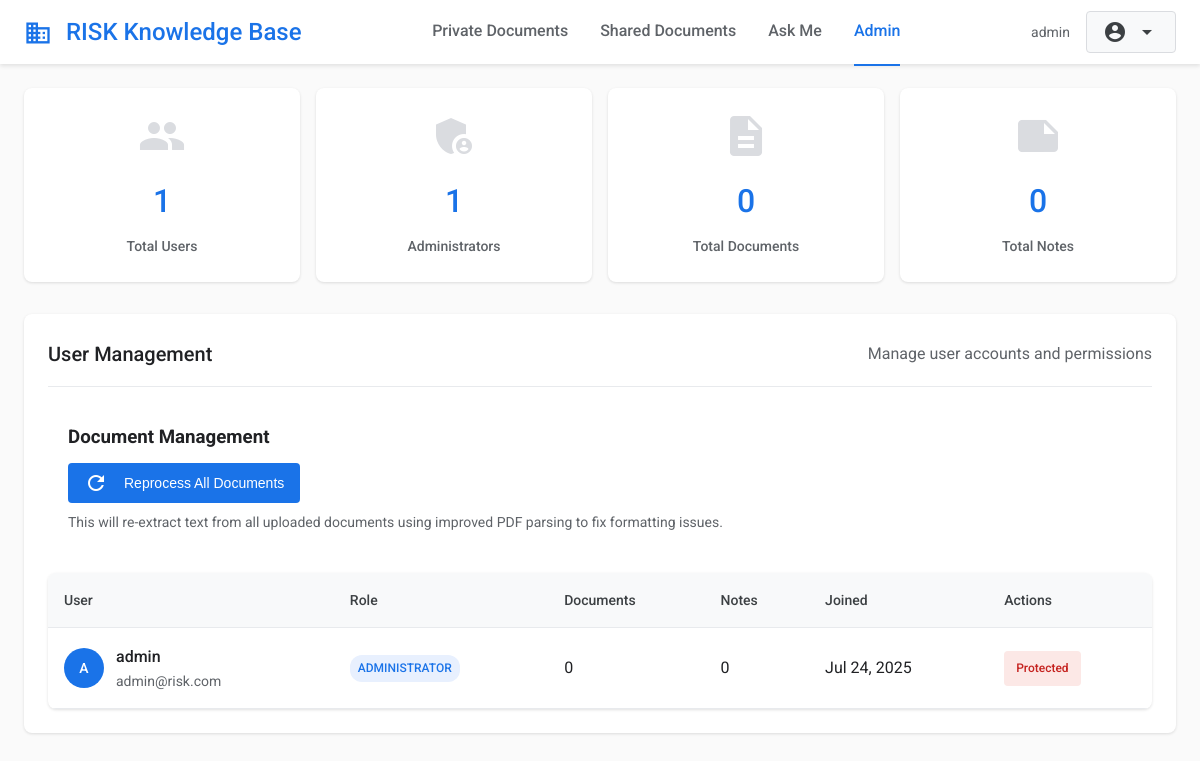
Page /admin (signed in) on the earlier database version.
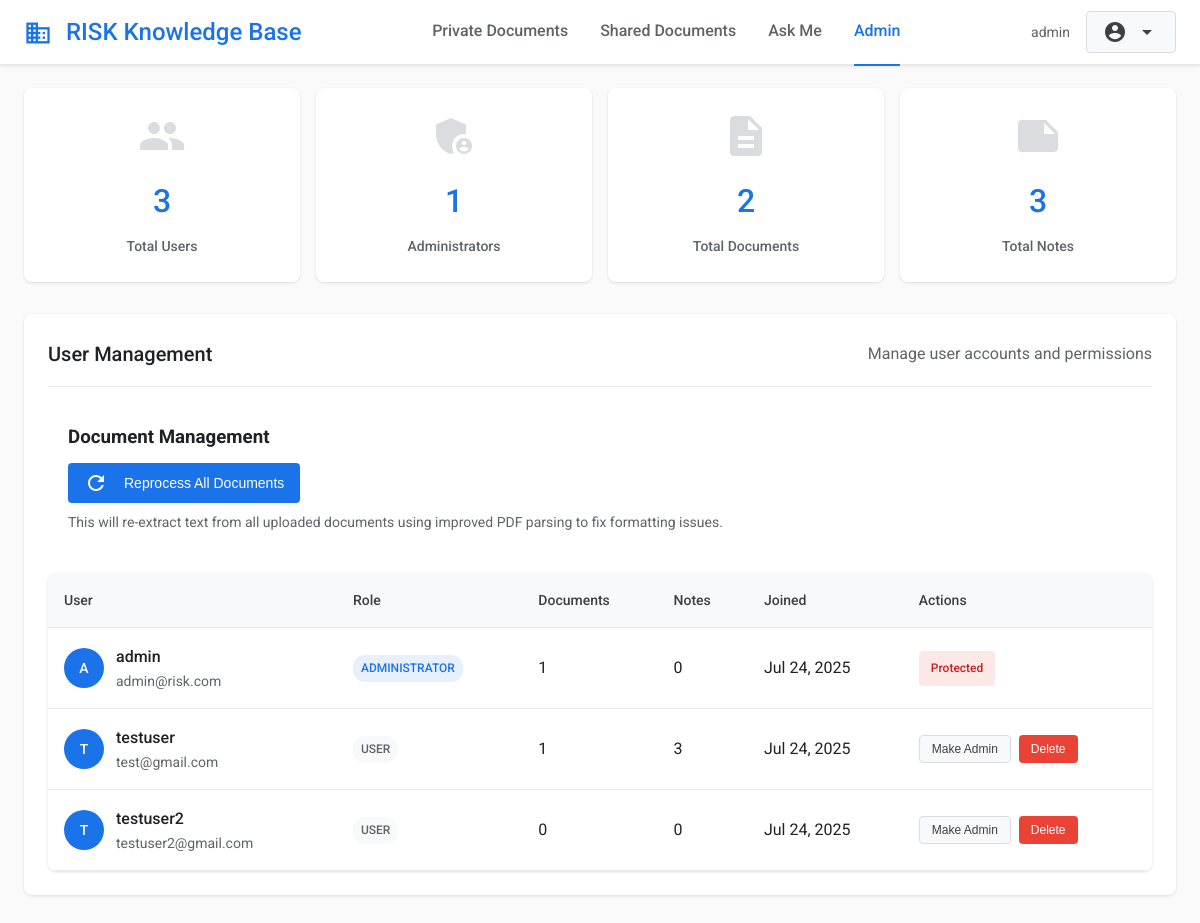
Same page on the later database version.
### app.py (models this page shows, shortened)
class User(UserMixin, db.Model):
    id = db.Column(db.Integer, primary_key=True)
    username = db.Column(db.String(20), unique=True, nullable=False)
    email = db.Column(db.String(120), unique=True, nullable=False)
    password_hash = db.Column(db.String(80), nullable=False)
    is_admin = db.Column(db.Boolean, default=False)
    created_at = db.Column(db.DateTime, default=datetime.utcnow)

### app.py (the view)
@app.route('/admin')
@login_required
def admin():
    if not current_user.is_admin:
        flash('Access denied. Admin privileges required.')
        return redirect(url_for('private_documents'))
    users = User.query.all()
    total_users = len(users)
    total_admins = sum(1 for user in users if user.is_admin)
    total_documents = sum(len(user.documents) for user in users)
    total_notes = sum(len(user.notes) for user in users)
    return render_template('admin.html',
                         users=users,
                         total_users=total_users,
                         total_admins=total_admins,
                         total_documents=total_documents,
                         total_notes=total_notes)

### app.py (called while the page is built)
@login_manager.user_loader
def load_user(user_id):
    return User.query.get(int(user_id))

### templates/admin.html (shortened to what this page needs)
{% extends "base.html" %}
{% block content %}
<div class="stats-grid">
    <div class="stat-card">
        <div class="stat-icon material-icons">people</div>
        <div class="stat-value">{{ total_users }}</div>
        <div class="stat-label">Total Users</div>
    </div>
    <div class="stat-card">
        <div class="stat-icon material-icons">admin_panel_settings</div>
        <div class="stat-value">{{ total_admins }}</div>
        <div class="stat-label">Administrators</div>
    </div>
    <div class="stat-card">
        <div class="stat-icon material-icons">description</div>
        <div class="stat-value">{{ total_documents }}</div>
        <div class="stat-label">Total Documents</div>
    </div>
    <div class="stat-card">
        <div class="stat-icon material-icons">note</div>
        <div class="stat-value">{{ total_notes }}</div>
        <div class="stat-label">Total Notes</div>
    </div>
</div>
<div class="card">
    <div class="card-header">
        <h1 class="card-title">User Management</h1>
        <p style="color: #5f6368; margin: 0;">Manage user accounts and permissions</p>
    </div>
    <div class="card-body" style="padding: 20px;">
        <div style="margin-bottom: 20px;">
            <h3 style="margin-bottom: 10px;">Document Management</h3>
            <button class="btn btn-primary" onclick="reprocessDocuments()">
                <span class="material-icons" style="margin-right: 8px;">refresh</span>
                Reprocess All Documents
            </button>
            <p style="color: #5f6368; margin-top: 8px; font-size: 14px;">
                This will re-extract text from all uploaded documents using improved PDF parsing to fix formatting issues.
            </p>
        </div>
    </div>
    {% if users %}
    <table class="users-table">
        <thead>
            <tr>
                <th>User</th>
                <th>Role</th>
                <th>Documents</th>
                <th>Notes</th>
                <th>Joined</th>
                <th>Actions</th>
            </tr>
        </thead>
        <tbody>
            {% for user in users %}
            <tr>
                <td>
                    <div class="user-info">
                        <div class="user-avatar">{{ user.username[0].upper() }}</div>
                        <div class="user-details">
                            <h4>{{ user.username }}</h4>
                            <p>{{ user.email }}</p>
                        </div>
                    </div>
                </td>
                <td>
                    {% if user.is_admin %}
                        <span class="badge badge-admin">Administrator</span>
                    {% else %}
                        <span class="badge badge-user">User</span>
                    {% endif %}
                </td>
                <td>{{ user.documents|length }}</td>
                <td>{{ user.notes|length }}</td>
                <td>{{ user.created_at.strftime('%b %d, %Y') }}</td>
                <td>
                    <div class="action-buttons">
                        {% if user.username != 'admin' %}
                            <button class="btn btn-secondary btn-small"
                                    onclick="toggleAdminStatus({{ user.id }}, {{ user.is_admin|tojson }})">
                                {% if user.is_admin %}Remove Admin{% else %}Make Admin{% endif %}
                            </button>
                            <button class="btn btn-danger btn-small"
                                    onclick="showDeleteConfirmation({{ user.id }}, '{{ user.username }}')">
                                Delete
                            </button>
                        {% else %}
                            <span class="admin-protected">Protected</span>
                        {% endif %}
                    </div>
                </td>
            </tr>
            {% endfor %}
        </tbody>
    </table>
    {% else %}
    <div class="empty-state">
        <div class="material-icons">people</div>
        <h3>No users found</h3>
        <p>There are no users in the system</p>
    </div>
    {% endif %}
</div>
{% endblock %}

### templates/base.html (shortened to what this page needs)
<!DOCTYPE html>
<html lang="en">
<head>
</head>
<body>
    <header class="header">
        <div class="header-content">
            <a href="{{ url_for('index') }}" class="logo">
                <span class="material-icons" style="font-size: 28px; vertical-align: middle; margin-right: 8px;">business</span>
                RISK Knowledge Base
            </a>
            {% if current_user.is_authenticated %}
            <nav class="nav-tabs">
                <a href="{{ url_for('private_documents') }}"
                   class="nav-tab {% if request.endpoint == 'private_documents' %}active{% endif %}">
                    Private Documents
                </a>
                <a href="{{ url_for('shared_documents') }}"
                   class="nav-tab {% if request.endpoint == 'shared_documents' %}active{% endif %}">
                    Shared Documents
                </a>
                <a href="{{ url_for('ask_me') }}"
                   class="nav-tab {% if request.endpoint == 'ask_me' %}active{% endif %}">
                    Ask Me
                </a>
                {% if current_user.is_admin %}
                <a href="{{ url_for('admin') }}"
                   class="nav-tab {% if request.endpoint == 'admin' %}active{% endif %}">
                    Admin
                </a>
                {% endif %}
            </nav>
            <div class="user-menu">
                <span class="user-info">{{ current_user.username }}</span>
                <div class="dropdown">
                    <button class="btn btn-secondary">
                        <span class="material-icons">account_circle</span>
                        <span class="material-icons">arrow_drop_down</span>
                    </button>
                </div>
            </div>
            {% endif %}
        </div>
    </header>
    <main class="container">
        {% block content %}{% endblock %}
    </main>
</body>
</html>

### templates/base.html (style rules this page uses)
* { margin: 0; padding: 0; box-sizing: border-box; }
body { font-family: 'Roboto', sans-serif; background-color: #fafafa; color: #202124; line-height: 1.6; }
.header { background: #fff; box-shadow: 0 2px 4px rgba(0,0,0,0.1); padding: 0 24px; position: sticky; top: 0; z-index: 1000; }
.header-content { display: flex; align-items: center; justify-content: space-between; max-width: 1200px; margin: 0 auto; height: 64px; }
.logo { font-size: 24px; font-weight: 500; color: #1a73e8; text-decoration: none; }
.nav-tabs { display: flex; gap: 32px; }
.nav-tab { padding: 20px 0; text-decoration: none; color: #5f6368; font-weight: 500; border-bottom: 2px solid transparent; transition: all 0.2s ease; }
.nav-tab.active { color: #1a73e8; border-bottom-color: #1a73e8; }
.user-menu { display: flex; align-items: center; gap: 16px; }
.user-info { color: #5f6368; font-size: 14px; }
.btn { padding: 8px 16px; border: none; border-radius: 4px; cursor: pointer; font-weight: 500; text-decoration: none; display: inline-flex; align-items: center; gap: 8px; transition: all 0.2s ease; font-size: 14px; }
.btn-primary { background: #1a73e8; color: white; }
.btn-secondary { background: #f8f9fa; color: #3c4043; border: 1px solid #dadce0; }
.btn-danger { background: #ea4335; color: white; }
.container { max-width: 1200px; margin: 0 auto; padding: 24px; }
.card { background: white; border-radius: 8px; box-shadow: 0 1px 3px rgba(0,0,0,0.12); padding: 24px; margin-bottom: 24px; }
.card-header { display: flex; align-items: center; justify-content: space-between; margin-bottom: 16px; padding-bottom: 16px; border-bottom: 1px solid #e8eaed; }
.card-title { font-size: 20px; font-weight: 500; color: #202124; }
.material-icons { vertical-align: middle; }
.dropdown { position: relative; display: inline-block; }

### templates/admin.html (style rules this page uses)
.users-table { width: 100%; border-collapse: collapse; background: white; border-radius: 8px; overflow: hidden; box-shadow: 0 1px 3px rgba(0,0,0,0.12); }
.users-table th, .users-table td { padding: 16px; text-align: left; border-bottom: 1px solid #e8eaed; }
.users-table th { background: #f8f9fa; font-weight: 500; color: #3c4043; font-size: 14px; }
.users-table td { color: #202124; }
.user-avatar { width: 40px; height: 40px; border-radius: 50%; background: #1a73e8; color: white; display: flex; align-items: center; justify-content: center; font-weight: 500; margin-right: 12px; }
.user-info { display: flex; align-items: center; }
.user-details h4 { margin: 0; font-size: 16px; font-weight: 500; color: #202124; }
.user-details p { margin: 0; font-size: 14px; color: #5f6368; }
.badge { display: inline-block; padding: 4px 8px; border-radius: 12px; font-size: 12px; font-weight: 500; text-transform: uppercase; }
.badge-admin { background: #e8f0fe; color: #1a73e8; }
.badge-user { background: #f8f9fa; color: #5f6368; }
.action-buttons { display: flex; gap: 8px; }
.btn-small { padding: 6px 12px; font-size: 12px; border-radius: 4px; }
.stats-grid { display: grid; grid-template-columns: repeat(auto-fit, minmax(200px, 1fr)); gap: 16px; margin-bottom: 32px; }
.stat-card { background: white; border-radius: 8px; padding: 24px; box-shadow: 0 1px 3px rgba(0,0,0,0.12); text-align: center; }
.stat-value { font-size: 32px; font-weight: 500; color: #1a73e8; margin-bottom: 8px; }
.stat-label { font-size: 14px; color: #5f6368; font-weight: 500; }
.stat-icon { font-size: 48px; color: #dadce0; margin-bottom: 16px; }
.admin-protected { background: #fce8e6; color: #c5221f; padding: 8px 12px; border-radius: 4px; font-size: 12px; font-weight: 500; }

Differences in the rows shown:
computed for User "admin": documents|length "0" → "1"
added User: username "T", username "testuser", email "test@gmail.com", is_admin "USER", documents|length "1", notes|length "3", created_at "Jul 24, 2025"
added User: username "T", username "testuser2", email "testuser2@gmail.com", is_admin "USER", documents|length "0", notes|length "0", created_at "Jul 24, 2025"
Other differences:
{{ total_users }}: "1" → "3"
{{ total_documents }}: "0" → "2"
{{ total_notes }}: "0" → "3"
